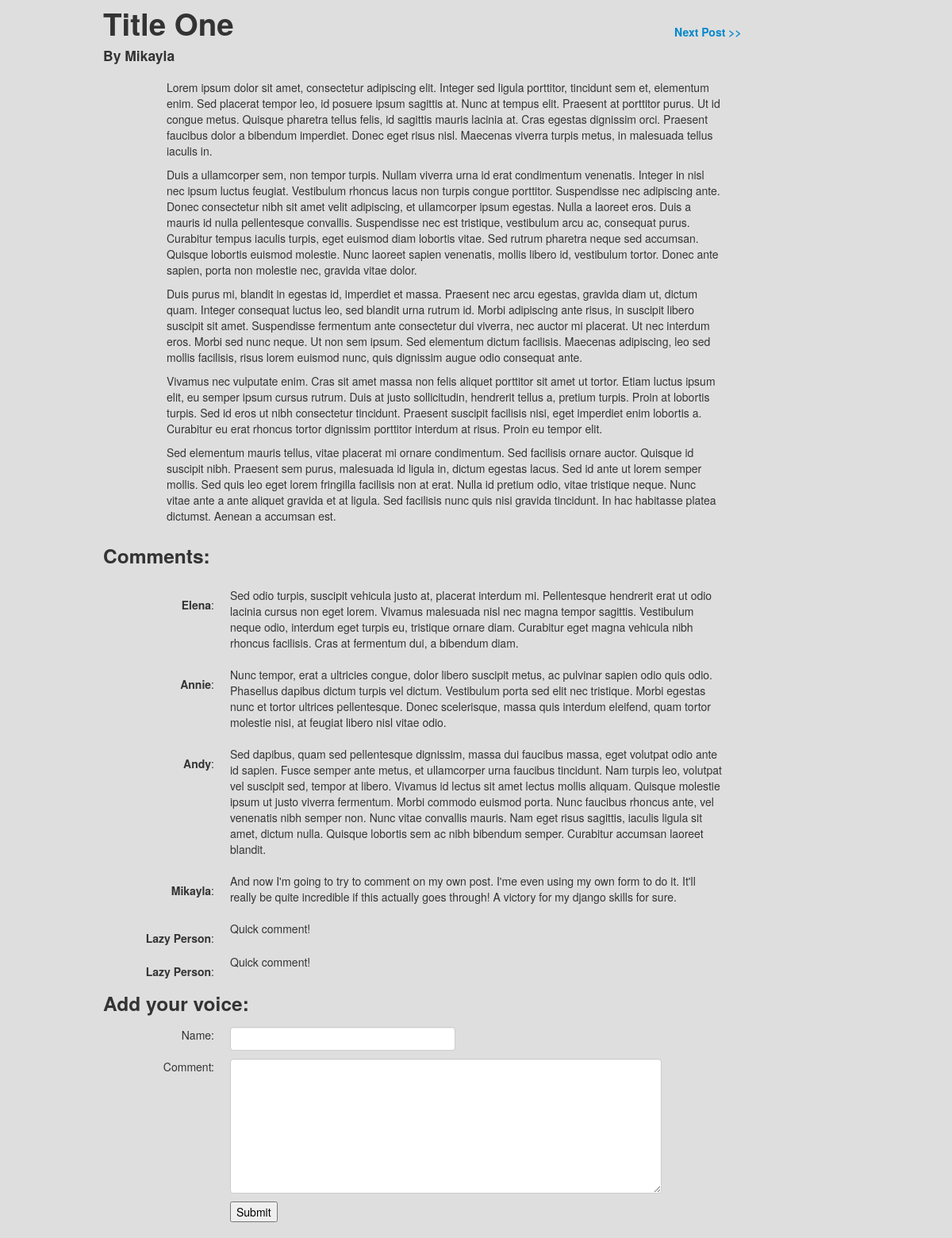
Page /blog/1/ on the committed database.
### blog/models.py (models this page shows, shortened)
class Post(models.Model):
	title = models.CharField(max_length=200)
	pub_date = models.DateTimeField('date published')
	author = models.CharField(max_length=50)
	text = models.TextField()
	edit_date = models.DateTimeField('date last edited')
	def next_id(self):
		return self.id + 1
	def prev_id(self):
		return self.id - 1
	class Meta:
		ordering = ('pub_date',)

class Comment(models.Model):
	post = models.ForeignKey(Post)
	commentor = models.CharField(max_length=50)
	com_text = models.TextField()
	com_date = models.DateTimeField('date commented')
	class Meta:
		ordering = ('com_date',)

### blog/views.py (the view)
# urls.py: url(r'^(?P<post_id>\d+)/$', views.detail, name='detail'),
def detail(request, post_id):
	post = get_object_or_404(Post, pk=post_id)
	if (request.POST):
		post.comment_set.create(commentor=request.POST['name'], com_text=request.POST['comtext'], com_date=timezone.now())
	comment_list = post.comment_set.order_by('com_date')
	return render(request, 'blog/detail.html', {'post': post, 'comment_list': comment_list})

### blog/templates/blog/detail.html (shortened to what this page needs)
{% load staticfiles %}
<!DOCTYPE html>
<html>
  <head>
    <link href="{% static 'blog/bootstrap.css' %}" type = "text/css" rel="stylesheet" media="screen">
  </head>
  <body>
<div class="container">
	<div class="row">
		<div class="span9">
<h1>{{ post.title }}</h1>
<h4>By {{ post.author }}</h4></div>
<div class="span3"
<br><br><h5>
	<a href="{% url 'blog:detail' post.next_id %}">Next Post &gt&gt</a></h5>
</div>
</div>
<div class="row">
<div class="span9 offset1">
<p> {{ post.text|linebreaks }}</p>
</div>
</div>
{% if comment_list %}
<h3>Comments:</h3>
	{% for c in comment_list %}
	<div class="row">
	<div class="span2 r-align"><strong><small><br></small>{{ c.commentor }}</strong>: </div>
	<div class="span8"><p>{{ c.com_text|linebreaks }}</p></div>
	</div>
	{% endfor %}
{% endif %}
<h3>Add your voice:</h3>
<form action="{% url 'blog:detail' post.id %}" method="post">
	<div class="row">
		<div class="span2 r-align">
	Name:</div> <div class="span7"> <input type="text" class="input-xlarge" name="name" /> </div></div>
	<div class="row"><div class="span2 r-align">
	Comment:</div> <div class="span7"> <textarea class="input-xxlarge" name="comtext" rows="8" columns="100"></textarea> </div>
</div>
	<div class="row"><div class="span3 offset2">
	<input type="submit"></div></div>
</form>
</div>
</body>
</html>

### rows in the picture
Post: title "Title One", author "Mikayla", text "Lorem ipsum dolor sit amet, consectetur adipiscing elit. Integer sed ligula porttitor, tincidunt sem et, elementum enim. Sed placerat tempor leo, id posuere ipsum sagittis at. Nunc at tempus elit. Praesent at porttitor purus. Ut id congue metus. Quisque pharetra tellus felis, id sagittis mauris lacinia at. Cras egestas dignissim orci. Praesent faucibus dolor a bibendum imperdiet. Donec eget risus nisl. Maecenas viverra turpis metus, in malesuada tellus iaculis in. Duis a ullamcorper sem, non tempor turpis. Nullam viverra urna id erat condimentum venenatis. Integer in nisl nec ipsum luctus feugiat. Vestibulum rhoncus lacus non turpis congue porttitor. Suspendisse nec adipiscing ante. Donec…"
Comment: commentor "Elena", com_text "Sed odio turpis, suscipit vehicula justo at, placerat interdum mi. Pellentesque hendrerit erat ut odio lacinia cursus non eget lorem. Vivamus malesuada nisl nec magna tempor sagittis. Vestibulum neque odio, interdum eget turpis eu, tristique ornare diam. Curabitur eget magna vehicula nibh rhoncus facilisis. Cras at fermentum dui, a bibendum diam."
Comment: commentor "Annie", com_text "Nunc tempor, erat a ultricies congue, dolor libero suscipit metus, ac pulvinar sapien odio quis odio. Phasellus dapibus dictum turpis vel dictum. Vestibulum porta sed elit nec tristique. Morbi egestas nunc et tortor ultrices pellentesque. Donec scelerisque, massa quis interdum eleifend, quam tortor molestie nisi, at feugiat libero nisl vitae odio."
Comment: commentor "Andy", com_text "Sed dapibus, quam sed pellentesque dignissim, massa dui faucibus massa, eget volutpat odio ante id sapien. Fusce semper ante metus, et ullamcorper urna faucibus tincidunt. Nam turpis leo, volutpat vel suscipit sed, tempor at libero. Vivamus id lectus sit amet lectus mollis aliquam. Quisque molestie ipsum ut justo viverra fermentum. Morbi commodo euismod porta. Nunc faucibus rhoncus ante, vel venenatis nibh semper non. Nunc vitae convallis mauris. Nam eget risus sagittis, iaculis ligula sit amet, dictum nulla. Quisque lobortis sem ac nibh bibendum semper. Curabitur accumsan laoreet blandit."
Comment: commentor "Mikayla", com_text "And now I'm going to try to comment on my own post. I'me even using my own form to do it. It'll really be quite incredible if this actually goes through! A victory for my django skills for sure."
Comment: commentor "Lazy Person", com_text "Quick comment!"
Comment: commentor "Lazy Person", com_text "Quick comment!"
